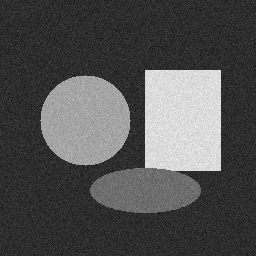
#> input picture assets/sample_images/sample_segments.png, 256 x 256 px
$ python otsu_threshold.py
#> lines starting #> are read from the running program, lines starting #| are printed output that depends on the picture; after the words box and inside, x2 and y2 are one past the last pixel; in counts of white or black regions, pixels touching at a corner belong together
### examples/06_image_segmentation/_utils.py
"""Shared helpers for chapter 6 segmentation examples."""

from __future__ import annotations

import argparse
from pathlib import Path

import cv2
import numpy as np


ROOT = Path(__file__).resolve().parents[2]
SAMPLE_SEGMENTS = ROOT / "assets" / "sample_images" / "sample_segments.png"
DEFAULT_OUTPUT_DIR = ROOT / "examples" / "output"


def ensure_sample() -> None:
    if SAMPLE_SEGMENTS.exists():
        return
    SAMPLE_SEGMENTS.parent.mkdir(parents=True, exist_ok=True)
    image = np.full((256, 256), 45, dtype=np.uint8)
    cv2.circle(image, (85, 120), 45, 165, -1)
    cv2.rectangle(image, (145, 70), (220, 170), 220, -1)
    cv2.ellipse(image, (145, 190), (55, 22), 0, 0, 360, 110, -1)
    rng = np.random.default_rng(6)
    noise = rng.normal(0, 8, image.shape)
    cv2.imwrite(str(SAMPLE_SEGMENTS), np.clip(image.astype(float) + noise, 0, 255).astype(np.uint8))


def add_common_arguments(parser: argparse.ArgumentParser, output_name: str) -> None:
    parser.add_argument("--input", type=Path, default=SAMPLE_SEGMENTS, help="input image path")
    parser.add_argument(
        "--output",
        type=Path,
        default=DEFAULT_OUTPUT_DIR / output_name,
        help="output image path",
    )


def read_gray(path: Path) -> tuple[np.ndarray, Path]:
    ensure_sample()
    image = cv2.imread(str(path), cv2.IMREAD_GRAYSCALE)
#> image is the input picture: shape (256, 256); min 7, max 249, mean 80.4
    if image is None:
        raise FileNotFoundError(path)
    return image, path


def save_image(path: Path, image: np.ndarray) -> Path:
    path.parent.mkdir(parents=True, exist_ok=True)
    cv2.imwrite(str(path), image)
    return path


def print_result(source: Path, operation: str, output: Path, threshold: float | None = None) -> None:
    print(f"source={source}")
    print(f"operation={operation}")
    if threshold is not None:
        print(f"threshold={threshold:.3f}")
    print(f"output={output}")

### examples/06_image_segmentation/otsu_threshold.py
"""Chapter 6.1.3 Otsu maximum between-class variance thresholding.

Run:
    python examples/06_image_segmentation/otsu_threshold.py
"""

from __future__ import annotations

import argparse

import cv2
import numpy as np

from _utils import add_common_arguments, print_result, read_gray, save_image


def otsu_threshold(image: np.ndarray) -> tuple[float, np.ndarray]:
    threshold, binary = cv2.threshold(image, 0, 255, cv2.THRESH_BINARY + cv2.THRESH_OTSU)
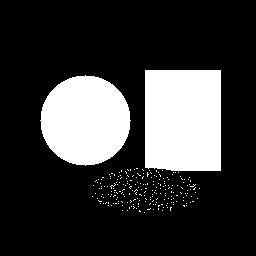
#> binary: shape (256, 256); 21.8% white; 221 white regions (219 under 20 px), largest, box (x1, y1, x2, y2) and area: (145, 70, 221, 171) 7619, (40, 75, 131, 166) 6361
#> threshold = 120
    return float(threshold), binary


def main() -> None:
    parser = argparse.ArgumentParser(description="Otsu threshold segmentation.")
    add_common_arguments(parser, "ch06_otsu_threshold.png")
    args = parser.parse_args()

    image, source = read_gray(args.input)
    threshold, result = otsu_threshold(image)
#> threshold = 120
    output = save_image(args.output, result)
    print_result(source, "otsu_threshold", output, threshold)
#| threshold=120.000


if __name__ == "__main__":
    main()
